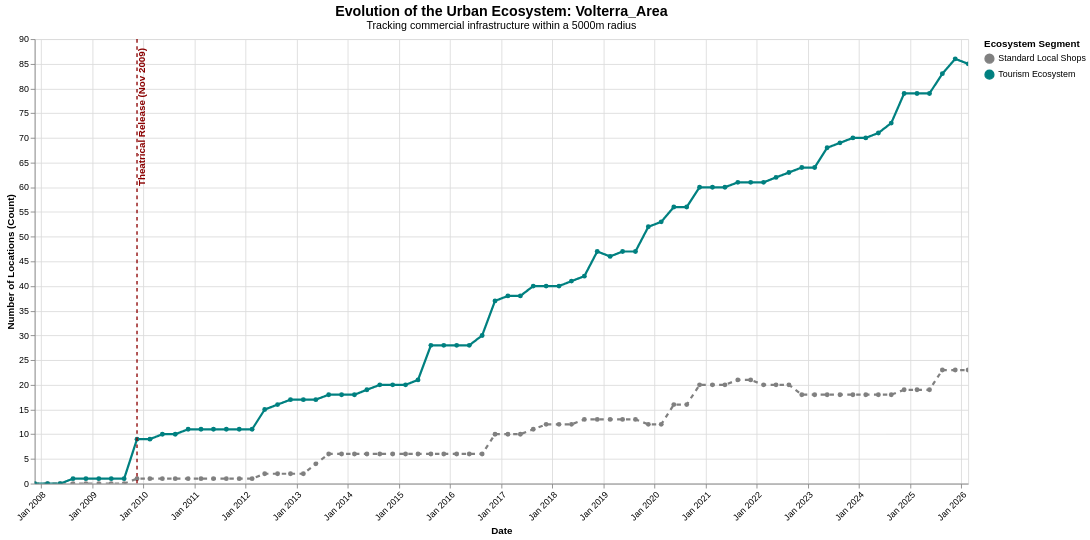

Write the Vega-Lite specification saved for this chart.
### Vega-Lite specification from a JSON file in a GitHub repository (floating-point values rounded to 4 significant figures; data arrays with more than 128 entries replaced by an {"elided": "..."} marker saying what was removed)
{"config": {"view": {"continuousWidth": 300, "continuousHeight": 300}}, "layer": [{"data": {"name": "data-3fe5f197fefcc44fb013e36943930bd2"}, "mark": {"type": "line", "point": true, "strokeWidth": 2.5}, "encoding": {"color": {"field": "Category", "legend": {"orient": "right", "title": "Ecosystem Segment"}, "scale": {"domain": ["Standard Local Shops", "Tourism Ecosystem"], "range": ["gray", "teal"]}, "type": "nominal"}, "strokeDash": {"field": "Category", "legend": null, "scale": {"domain": ["Standard Local Shops", "Tourism Ecosystem"], "range": [[5, 5], [1, 0]]}, "type": "nominal"}, "tooltip": [{"field": "timestamp", "format": "%b %Y", "title": "Date", "type": "temporal"}, {"field": "Category", "title": "Segment", "type": "nominal"}, {"field": "value", "title": "Active Locations", "type": "quantitative"}], "x": {"axis": {"format": "%b %Y", "labelAngle": -45}, "field": "timestamp", "title": "Date", "type": "temporal"}, "y": {"field": "value", "title": "Number of Locations (Count)", "type": "quantitative"}}, "name": "view_23e7ffef4d98a576_0"}, {"data": {"name": "data-61964f74232b242a40587ab03f63472c"}, "mark": {"type": "rule", "size": 1.5, "strokeDash": [4, 4]}, "encoding": {"color": {"field": "Color", "scale": null, "type": "nominal"}, "x": {"field": "Date", "type": "temporal"}}}, {"data": {"name": "data-61964f74232b242a40587ab03f63472c"}, "mark": {"type": "text", "align": "right", "angle": 270, "baseline": "top", "dx": 5, "fontSize": 11, "fontWeight": "bold"}, "encoding": {"color": {"field": "Color", "scale": null, "type": "nominal"}, "text": {"field": "Event", "type": "nominal"}, "x": {"field": "Date", "type": "temporal"}, "y": {"value": 15}}}], "height": 500, "params": [{"name": "param_1e9efca18e7a2868", "select": {"type": "interval", "encodings": ["x", "y"]}, "bind": "scales", "views": ["view_23e7ffef4d98a576_0"]}], "title": {"text": "Evolution of the Urban Ecosystem: Volterra_Area", "fontSize": 16, "subtitle": "Tracking commercial infrastructure within a 5000m radius", "subtitleFontSize": 12}, "width": 1050, "$schema": "https://vega.github.io/schema/vega-lite/v6.4.1.json", "datasets": {"data-3fe5f197fefcc44fb013e36943930bd2": {"elided": "148 records"}, "data-61964f74232b242a40587ab03f63472c": [{"Date": "2009-11-18T00:00:00", "Event": "Theatrical Release (Nov 2009)", "Color": "#8B0000"}]}}
